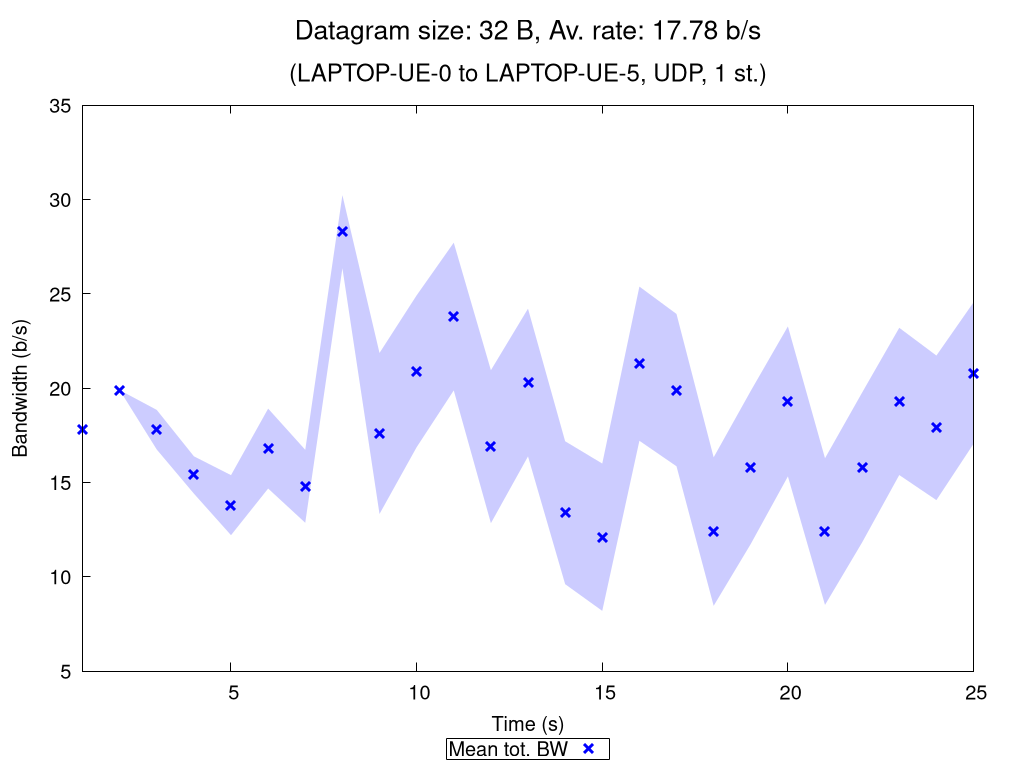

Reproduce this figure in gnuplot.
set terminal pngcairo nocrop enhanced size 1024,768 font "Verdana,15"
set output "UDP_1_st_2020_10_13_14-23-05_one2two_00032B.png"

set title "{/=20 Datagram size: 32 B, Av. rate: 17.78 b/s}\n\n{/=18 (LAPTOP-UE-0 to LAPTOP-UE-5, UDP, 1 st.)}"

set xlabel "Time (s)"
set ylabel "Bandwidth (b/s)"
set ytics nomirror
set key bmargin center horizontal box samplen 1 width -1
set bmargin 4.6
set rmargin 4.5

rf = 1.0  # rate factor
set style fill transparent solid 0.2 noborder
set autoscale xfix
plot "UDP_1_st_2020_10_13_14-23-05_one2two_00032B_iperf_processed.dat" using 1:($2/rf-$3/rf):($2/rf+$3/rf) with filledcurves lc rgb "blue" notitle, \
     "" using 1:($2/rf) with points pt 2 ps 1.5 lw 3 lc rgb "blue" title "Mean tot. BW", \
